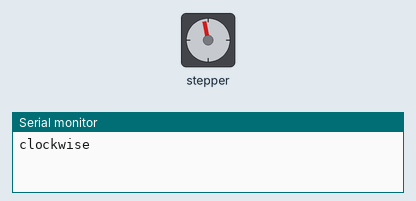
This program was run on a simulated Arduino Uno, built with avr-gcc and run on an emulated ATmega328P. Shown: stepper motor, the last lines printed to the serial monitor. Stepper angles assume 200 steps per turn.

Above: at 0.05 s.
At 0.55 s:
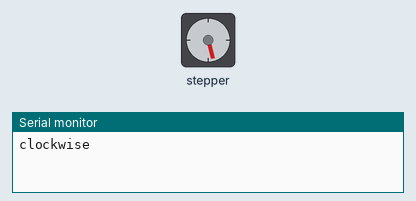
At 1.45 s:
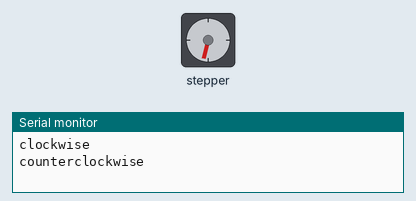
At 2.2 s:
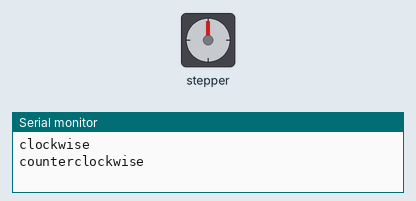
Timing chart, 0 to 5.1 s (numbered marks = the images above):
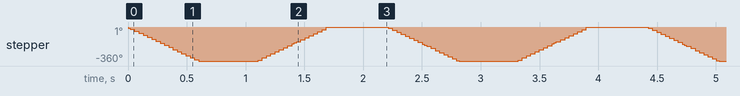

Measured:
- by itself, stepper: turns 360° counter-clockwise in 0.60 s, then 360° clockwise in 0.61 s, repeating every 2.2 s

The program:

main.cpp
```cpp
/* Stepper Motor Driver
 *
 * Created by joey on 3/31/17.
 *
 *  Pins:
 *
 *  D8 ---> IN1
 *  D9 ---> IN2
 *  D10 --> IN3
 *  D11 --> IN4
 *
 *  Power Supply +12V             ---> VCC
 *  Powersupply GND + Arduino GND ---> GND
 *  Arduino +5V                   ---> 5V
 *
*/


#include <Arduino.h>
#include <Stepper.h>


// Steps per revolution
const int stepsPerRevolution = 200;

// Speed
unsigned int speed = 100;

// Delay
unsigned int rotation_delay = 500;

// Initialize Stepper library on pins 8 through 11
Stepper stepper0(stepsPerRevolution, 8, 9, 10, 11);


void setup()
{
	stepper0.setSpeed(speed);
	Serial.begin(9600);
}

void loop()
{
	Serial.println("clockwise");
	stepper0.step(-stepsPerRevolution);
	delay(rotation_delay);

	Serial.println("counterclockwise");
	stepper0.step(stepsPerRevolution);
	delay(500);
}
```
